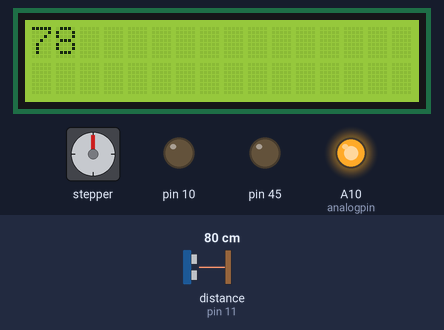
Simulated run of this program. Board: Arduino Mega 2560, built with avr-gcc and run on an emulated ATmega2560. On the bench: stepper motor, 16×2 character LCD, output pins drawn as LEDs (lit = HIGH). Wiring (inferred from the names in the program): ultrasonic range finder: trigger pin 12; echo pin 11; stepper motor driver (200 steps per turn assumed): step pin 3; direction pin 4; enable pin 2. Dashed ring = blinking. Inputs (shaded band) come from the test bench; at power-on: distance to the obstacle (sensor on pin 11) 80 cm. The echo pulse lasts 58.3 µs per cm; pins used as bus, display or sensor lines are not drawn; what the program prints to the serial monitor is not drawn.

Above: at 1.3 s.
1.4 s: distance to the obstacle (sensor on pin 11) set to 18 cm
At 2.81 s:
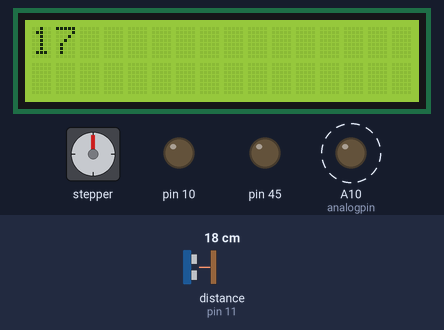
3.3 s: distance to the obstacle (sensor on pin 11) set to 14 cm
At 5.2 s:
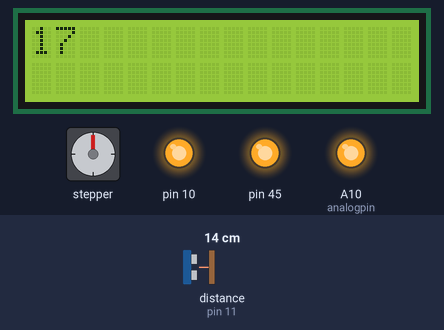
At 7.5 s:
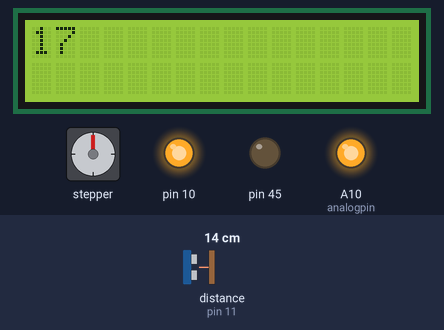
Timing chart, 0 to 60.2 s (numbered marks = the images above; inputs shaded):
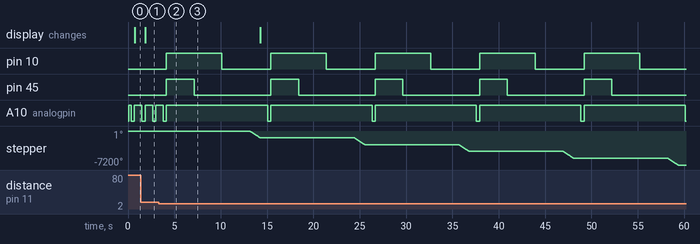

Measured:
- the behaviour switches between 16 and 15 cm on distance to the obstacle (sensor on pin 11) (found by bisection; images 1 and 2)
- after the input at 1.4 s, the display: changes after 0.45 s (image 1)
- after the input at 3.3 s, pin 10: alternates HIGH for 6.0 s and LOW for 5.3 s, starting after 0.83 s; pin 45: alternates HIGH for 3.0 s and LOW for 8.3 s, starting after 0.83 s; A10 (analogpin): alternates HIGH for 10.9 s and LOW for 0.34 s, starting after 11.8 s; stepper: turns 1440° counter-clockwise in 1.1 s, repeating every 11.3 s
- by itself, A10 (analogpin): alternates HIGH for 0.80 s and LOW for 0.34 s

The program:

main.cpp
```cpp
#include <Arduino.h>
#include <LiquidCrystal_I2C.h> // Library for LCD

const int trigPin = 12;
const int echoPin = 11;
int analogpin = A10;
int sensor = 2;
int state = LOW;
#define enPin 2
#define stepPin 3
#define dirPin 4

int led = 13;
LiquidCrystal_I2C lcd(0x27, 16, 2); // I2C address 0x27, 16 column and 2 rows

void setup() {
  Serial.begin(9600);
  pinMode(trigPin, OUTPUT);
  pinMode(echoPin, INPUT);
  pinMode(analogpin, OUTPUT);
  pinMode(sensor, INPUT);

  pinMode(45, OUTPUT);
  pinMode(10, OUTPUT);
  pinMode(enPin,OUTPUT);
  pinMode(stepPin,OUTPUT);
  pinMode(dirPin,OUTPUT);

  pinMode(enPin,OUTPUT);
  pinMode(stepPin,OUTPUT);
  pinMode(dirPin,OUTPUT);

  lcd.init();
  lcd.backlight();
}

void motor() {
  for (int i; i<=255; i++) {
    analogWrite(analogpin, i);
  }
}

int read_distance() {
  digitalWrite(trigPin, LOW);
  delayMicroseconds(2);
  motor();

  digitalWrite(trigPin, HIGH);
  delayMicroseconds(10);
  digitalWrite(trigPin, LOW);

  long duration = pulseIn(echoPin, HIGH);
  int distance = duration * 0.034 / 2;

  Serial.println(distance);
  return distance;
}

void read_motion() {
  int val = digitalRead(sensor);   // read sensor value
  if (val == HIGH) {           // check if the sensor is HIGH
    digitalWrite(led, HIGH);   // turn LED ON
    delay(100);                // delay 100 milliseconds

    if (state == LOW) {
      Serial.println("Motion detected!");
    }
  }
  else {
      digitalWrite(led, LOW); // turn LED OFF
      delay(200);             // delay 200 milliseconds

      if (state == HIGH){
        Serial.println("Motion stopped!");
        state = LOW;       // update variable state to LOW
    }
  }
}

void i2c() {
  int distance = read_distance();
  if (distance < 15) {
    digitalWrite(10, HIGH);
    digitalWrite(45, HIGH);
    delay(3000);
    digitalWrite(45, LOW);
    delay(3000);
    digitalWrite(10, LOW);
    delay(3000);

    for(int x = 0; x < 800; x++) {
      digitalWrite(stepPin,HIGH);
      delayMicroseconds(700);    // by changing this time delay between the steps we can change the rotation speed
      digitalWrite(stepPin,LOW);
      delayMicroseconds(700);
    }
  }
  else {

  }

  lcd.clear();                 // clear display
  lcd.setCursor(0, 0);         // move cursor to   (0, 0)
  lcd.print(distance);        // print message at (0, 0)
  delay(500);
}

void loop() {
  i2c();
}
```
